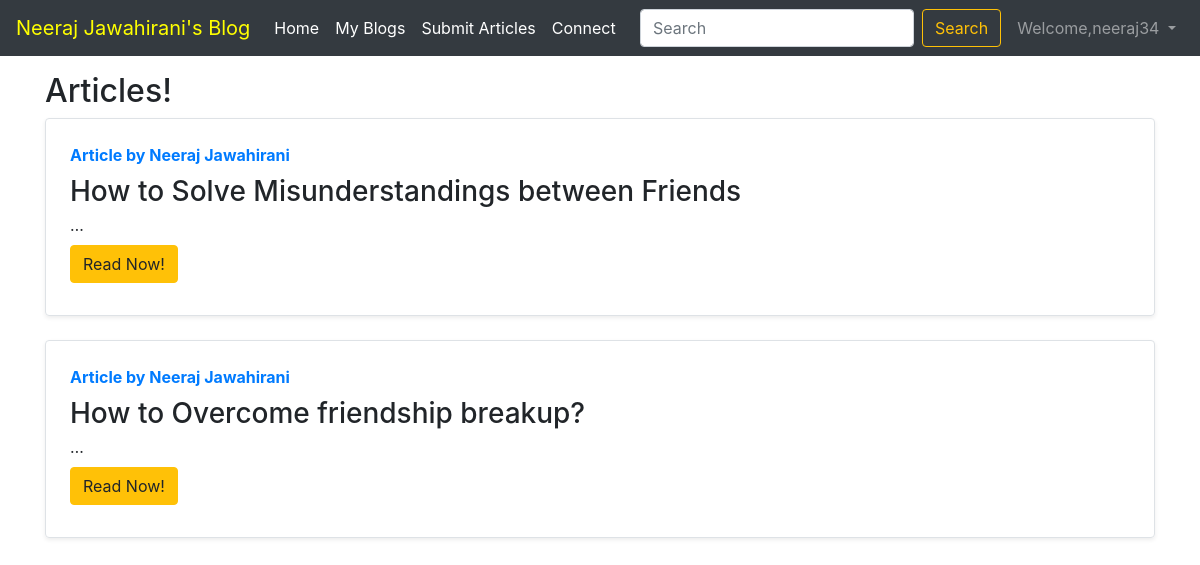
Screenshot of /blog/ (signed in) with the database file from the repository.
### blog/models.py (models this page shows, shortened)
class Post(models.Model):
    sno = models.AutoField(primary_key=True)
    title = models.CharField(max_length=255)
    author = models.CharField(max_length=100)
    slug = models.CharField(max_length=100)
    content = models.TextField()
    timeStamp = models.DateTimeField(blank=True)

### blog/views.py (the view)
# urls.py: path('', views.blogHome, name='blogHome'),
def blogHome(request):
    allPosts = Post.objects.all()
    context={'allPosts': allPosts}
    return render(request, 'blog/blogHome.html', context)

### templates/blog/blogHome.html (shortened to what this page needs)
{% extends 'base.html'%}
{% block body %}
<div class="container mx-4, my-3">
    <h2>Articles!</h2>
    {% for post in allPosts %}
      <div class="row no-gutters border rounded overflow-hidden flex-md-row mb-4 shadow-sm h-md-250 position-relative">
        <div class="col p-4 d-flex flex-column position-static">
          <strong class="d-inline-block mb-2 text-primary">Article by {{post.author}}</strong>
          <h3 class="mb-0">{{post.title}}</h3>
          <p class="card-text mb-auto">{{post.content| truncatechars:0 | safe}}</p>
         <div class=my-2>
          <a href="/blog/{{post.slug}}" role="button "class="btn btn-warning">Read Now!</a>
         </div>
        </div>
      </div>
{% endfor %}
</div>
{% endblock body %}

### templates/base.html (shortened to what this page needs)
<!doctype html>
<html lang="en">
  <head>
    <link rel="stylesheet" href="https://stackpath.bootstrapcdn.com/bootstrap/4.5.2/css/bootstrap.min.css">
  </head>
  <body>
    <nav class="navbar navbar-expand-lg navbar-dark bg-dark">
  <a class="navbar-brand"  href="/" style="color:Yellow">Neeraj Jawahirani's Blog</a>
  <div class="collapse navbar-collapse" id="navbarSupportedContent">
    <ul class="navbar-nav mr-auto">
      <li class="nav-item active">
        <a class="nav-link" href="/">Home <span class="sr-only">(current)</span></a>
      </li>
      <li class="nav-item active">
        <a class="nav-link" href="/blog">My Blogs<span class="sr-only">(current)</span></a>
      </li>
      <li class="nav-item active">
        <a class="nav-link" href="/article">Submit Articles <span class="sr-only">(current)</span></a>
      </li>
      <li class="nav-item active">
        <a class="nav-link" href="/contact">Connect <span class="sr-only">(current)</span></a>
      </li>
    </ul>
    <form method="get" action="/search" class="form-inline my-2 my-lg-0 ml-auto">
      <input class="form-control mr-sm-2"  type="search" placeholder="Search" aria-label="Search" name="query" id="query">
      <button class="btn btn-outline-warning my-2 my-sm-0 ml-auto" type="submit">Search</button>
    </form>
    {% if user.is_authenticated %}
    <ul class="navbar-nav ml-auto">
    <li class="nav-item dropdown">
        <a class="nav-link dropdown-toggle" href="#" id="navbarDropdown" role="button" data-toggle="dropdown" aria-haspopup="true" aria-expanded="false">
              Welcome,{{request.user}}
        </a>
      </li>
    </ul>
 {% endif %}
  </div>
</nav>
{% block body %}
{%endblock body %}
  </body>
</html>

### rows the page displays
Post: author "Neeraj Jawahirani", title "How to Solve Misunderstandings between Friends", content "…"
Post: author "Neeraj Jawahirani", title "How to Overcome friendship breakup?", content "…"

### other values shown
{{ request.user }} "neeraj34"
